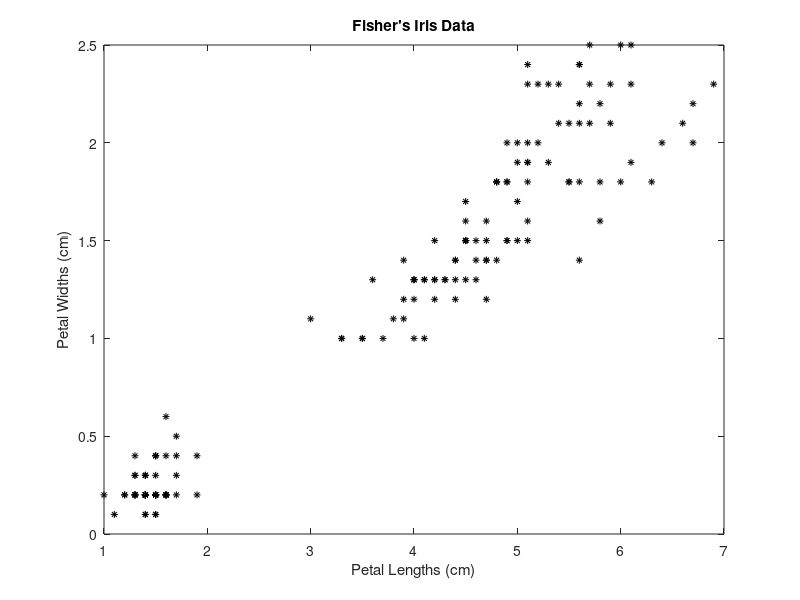

MATLAB code to generate this figure:
%%k-means clustering is a partitioning method.
%%The function kmeans partitions data into k mutually exclusive clusters and returns the index of the cluster
%%to which it assigns each observation. kmeans treats each observation in your data as an object that has a location in space.
%%The function finds a partition in which objects within each cluster are as close to each other as possible, and as far from objects
%%in other clusters as possible. You can choose a distance metric to use with kmeans based on attributes of your data. Like many clustering
%%methods, k-means clustering requires you to specify the number of clusters k before clustering.

load fisheriris
X = meas(:,3:4);

figure;
plot(X(:,1),X(:,2),'k*','MarkerSize',5);
title 'Fisher''s Iris Data';
xlabel 'Petal Lengths (cm)'; 
ylabel 'Petal Widths (cm)';

